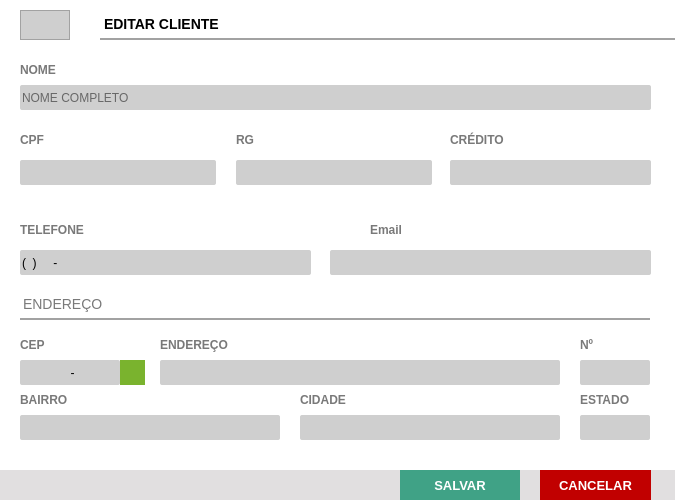
<?xml version="1.0" encoding="UTF-8"?>
<ui version="4.0">
 <class>Form_Edit_Clientes</class>
 <widget class="QFrame" name="Form_Edit_Clientes">
  <property name="windowModality">
   <enum>Qt::ApplicationModal</enum>
  </property>
  <property name="geometry">
   <rect>
    <x>0</x>
    <y>0</y>
    <width>675</width>
    <height>500</height>
   </rect>
  </property>
  <property name="minimumSize">
   <size>
    <width>675</width>
    <height>500</height>
   </size>
  </property>
  <property name="maximumSize">
   <size>
    <width>675</width>
    <height>500</height>
   </size>
  </property>
  <property name="windowTitle">
   <string>LC INFORMÁTICA| EDITAR CLIENTE</string>
  </property>
  <property name="windowIcon">
   <iconset>
    <normaloff>../../img/edit.jpg</normaloff>../../img/edit.jpg</iconset>
  </property>
  <property name="frameShape">
   <enum>QFrame::StyledPanel</enum>
  </property>
  <property name="frameShadow">
   <enum>QFrame::Raised</enum>
  </property>
  <widget class="QFrame" name="fr_FormClientes">
   <property name="geometry">
    <rect>
     <x>0</x>
     <y>0</y>
     <width>1000</width>
     <height>500</height>
    </rect>
   </property>
   <property name="styleSheet">
    <string notr="true">background: #FFF;
border: none</string>
   </property>
   <widget class="QLabel" name="lb_FormProdutos">
    <property name="geometry">
     <rect>
      <x>100</x>
      <y>10</y>
      <width>880</width>
      <height>30</height>
     </rect>
    </property>
    <property name="styleSheet">
     <string notr="true">QLabel{
font-size: 14px;
font-family: &quot;Arial&quot;;
font-weight: bold;

border-bottom: 2px solid #A2A2A2
}</string>
    </property>
    <property name="text">
     <string>EDITAR CLIENTE</string>
    </property>
   </widget>
   <widget class="QLineEdit" name="tx_Id">
    <property name="enabled">
     <bool>false</bool>
    </property>
    <property name="geometry">
     <rect>
      <x>20</x>
      <y>10</y>
      <width>50</width>
      <height>30</height>
     </rect>
    </property>
    <property name="styleSheet">
     <string notr="true">QLineEdit{
background: #CFCFCF;
border: 1px solid #A2A2A2;
color: #000;
font-size: 14px;
font-family: &quot;Arial&quot;;
font-weight: bold;

}</string>
    </property>
    <property name="text">
     <string/>
    </property>
    <property name="alignment">
     <set>Qt::AlignCenter</set>
    </property>
   </widget>
   <widget class="QLabel" name="lb_FormProdutos_2">
    <property name="geometry">
     <rect>
      <x>20</x>
      <y>60</y>
      <width>150</width>
      <height>20</height>
     </rect>
    </property>
    <property name="styleSheet">
     <string notr="true">QLabel{
font-size: 12px;
font-family: &quot;Arial Unicode MS&quot;;
font-weight: bold;
color: #797979
}</string>
    </property>
    <property name="text">
     <string>NOME</string>
    </property>
   </widget>
   <widget class="QLineEdit" name="tx_Nome">
    <property name="geometry">
     <rect>
      <x>20</x>
      <y>85</y>
      <width>631</width>
      <height>25</height>
     </rect>
    </property>
    <property name="focusPolicy">
     <enum>Qt::WheelFocus</enum>
    </property>
    <property name="styleSheet">
     <string notr="true">QLineEdit{
background: #CFCFCF;
border-radius: 2px;
color: #000;
font: 13px &quot;Arial&quot; ;

}
QLineEdit:Focus {
border: 1px solid red;
}</string>
    </property>
    <property name="placeholderText">
     <string>NOME COMPLETO</string>
    </property>
   </widget>
   <widget class="QLabel" name="lb_FormProdutos_3">
    <property name="geometry">
     <rect>
      <x>20</x>
      <y>130</y>
      <width>190</width>
      <height>20</height>
     </rect>
    </property>
    <property name="styleSheet">
     <string notr="true">QLabel{
font-size: 12px;
font-family: &quot;Arial Unicode MS&quot;;
font-weight: bold;
color: #797979
}</string>
    </property>
    <property name="text">
     <string>CPF</string>
    </property>
   </widget>
   <widget class="QLabel" name="lb_FormProdutos_4">
    <property name="geometry">
     <rect>
      <x>236</x>
      <y>130</y>
      <width>190</width>
      <height>20</height>
     </rect>
    </property>
    <property name="styleSheet">
     <string notr="true">QLabel{
font-size: 12px;
font-family: &quot;Arial Unicode MS&quot;;
font-weight: bold;
color: #797979
}</string>
    </property>
    <property name="text">
     <string>RG</string>
    </property>
   </widget>
   <widget class="QLineEdit" name="tx_Rg">
    <property name="geometry">
     <rect>
      <x>236</x>
      <y>160</y>
      <width>196</width>
      <height>25</height>
     </rect>
    </property>
    <property name="focusPolicy">
     <enum>Qt::WheelFocus</enum>
    </property>
    <property name="styleSheet">
     <string notr="true">QLineEdit{
background: #CFCFCF;
border-radius: 2px;
color: #000;
font: 13px &quot;Arial&quot; 
}
QLineEdit:Focus {
border: 1px solid red;
}</string>
    </property>
    <property name="inputMask">
     <string/>
    </property>
    <property name="text">
     <string/>
    </property>
    <property name="placeholderText">
     <string/>
    </property>
   </widget>
   <widget class="QLabel" name="lb_FormProdutos_8">
    <property name="geometry">
     <rect>
      <x>20</x>
      <y>290</y>
      <width>630</width>
      <height>30</height>
     </rect>
    </property>
    <property name="styleSheet">
     <string notr="true">QLabel{
font-size: 14px;
font-family: &quot;Arial&quot;;
font-weight: normal;

border-bottom: 2px solid #A2A2A2;
color: #797979
}</string>
    </property>
    <property name="text">
     <string>ENDEREÇO</string>
    </property>
   </widget>
   <widget class="QLineEdit" name="tx_Cep">
    <property name="geometry">
     <rect>
      <x>20</x>
      <y>360</y>
      <width>100</width>
      <height>25</height>
     </rect>
    </property>
    <property name="focusPolicy">
     <enum>Qt::WheelFocus</enum>
    </property>
    <property name="styleSheet">
     <string notr="true">QLineEdit{
background: #CFCFCF;
border-radius: 2px;
color: #000;
font: 13px &quot;Arial&quot; ;
text-transform: uppercase
}
QLineEdit:Focus {
border: 1px solid red;
}</string>
    </property>
    <property name="inputMask">
     <string>99999-999</string>
    </property>
    <property name="alignment">
     <set>Qt::AlignCenter</set>
    </property>
    <property name="placeholderText">
     <string>123456789</string>
    </property>
   </widget>
   <widget class="QLabel" name="lb_FormProdutos_10">
    <property name="geometry">
     <rect>
      <x>20</x>
      <y>335</y>
      <width>50</width>
      <height>20</height>
     </rect>
    </property>
    <property name="styleSheet">
     <string notr="true">QLabel{
font-size: 12px;
font-family: &quot;Arial Unicode MS&quot;;
font-weight: bold;
color: #797979
}</string>
    </property>
    <property name="text">
     <string>CEP</string>
    </property>
   </widget>
   <widget class="QFrame" name="fr_BotoesFormProdutos">
    <property name="geometry">
     <rect>
      <x>0</x>
      <y>470</y>
      <width>1000</width>
      <height>30</height>
     </rect>
    </property>
    <property name="styleSheet">
     <string notr="true">background:#E1DFE0;
border: none;</string>
    </property>
    <widget class="QPushButton" name="bt_Salvar">
     <property name="geometry">
      <rect>
       <x>400</x>
       <y>0</y>
       <width>120</width>
       <height>30</height>
      </rect>
     </property>
     <property name="font">
      <font>
       <family>Tahoma</family>
       <pointsize>10</pointsize>
       <weight>75</weight>
       <bold>true</bold>
      </font>
     </property>
     <property name="cursor">
      <cursorShape>PointingHandCursor</cursorShape>
     </property>
     <property name="focusPolicy">
      <enum>Qt::NoFocus</enum>
     </property>
     <property name="contextMenuPolicy">
      <enum>Qt::ActionsContextMenu</enum>
     </property>
     <property name="styleSheet">
      <string notr="true">QPushButton {
background-color: #40a286;
color: #FFF
 }
QPushButton:hover{
background-color: #7AB32E;
}</string>
     </property>
     <property name="text">
      <string>SALVAR</string>
     </property>
     <property name="icon">
      <iconset>
       <normaloff>:/salvar/salvar.png</normaloff>:/salvar/salvar.png</iconset>
     </property>
     <property name="iconSize">
      <size>
       <width>50</width>
       <height>25</height>
      </size>
     </property>
    </widget>
    <widget class="QPushButton" name="bt_Voltar">
     <property name="geometry">
      <rect>
       <x>540</x>
       <y>0</y>
       <width>111</width>
       <height>30</height>
      </rect>
     </property>
     <property name="font">
      <font>
       <family>Tahoma</family>
       <pointsize>10</pointsize>
       <weight>75</weight>
       <bold>true</bold>
      </font>
     </property>
     <property name="cursor">
      <cursorShape>PointingHandCursor</cursorShape>
     </property>
     <property name="focusPolicy">
      <enum>Qt::NoFocus</enum>
     </property>
     <property name="contextMenuPolicy">
      <enum>Qt::ActionsContextMenu</enum>
     </property>
     <property name="styleSheet">
      <string notr="true">QPushButton {
background-color: rgb(193, 0, 0);
color: #FFF
 }
QPushButton:hover{
background-color: rgb(255, 85, 0);
}</string>
     </property>
     <property name="text">
      <string>CANCELAR</string>
     </property>
     <property name="icon">
      <iconset>
       <normaloff>:/sair/delete_delete_exit_1577.png</normaloff>:/sair/delete_delete_exit_1577.png</iconset>
     </property>
     <property name="iconSize">
      <size>
       <width>75</width>
       <height>25</height>
      </size>
     </property>
    </widget>
   </widget>
   <widget class="QLineEdit" name="tx_Cpf">
    <property name="geometry">
     <rect>
      <x>20</x>
      <y>160</y>
      <width>196</width>
      <height>25</height>
     </rect>
    </property>
    <property name="focusPolicy">
     <enum>Qt::WheelFocus</enum>
    </property>
    <property name="styleSheet">
     <string notr="true">QLineEdit{
background: #CFCFCF;
border-radius: 2px;
color: #000;
font: 13px &quot;Arial&quot; 
}
QLineEdit:Focus {
border: 1px solid red;
}</string>
    </property>
    <property name="inputMask">
     <string/>
    </property>
    <property name="text">
     <string/>
    </property>
    <property name="placeholderText">
     <string/>
    </property>
   </widget>
   <widget class="QLabel" name="lb_FormProdutos_23">
    <property name="geometry">
     <rect>
      <x>370</x>
      <y>220</y>
      <width>190</width>
      <height>20</height>
     </rect>
    </property>
    <property name="styleSheet">
     <string notr="true">QLabel{
font-size: 12px;
font-family: &quot;Arial Unicode MS&quot;;
font-weight: bold;
color: #797979
}</string>
    </property>
    <property name="text">
     <string>Email</string>
    </property>
   </widget>
   <widget class="QLabel" name="lb_FormProdutos_24">
    <property name="geometry">
     <rect>
      <x>20</x>
      <y>220</y>
      <width>190</width>
      <height>20</height>
     </rect>
    </property>
    <property name="styleSheet">
     <string notr="true">QLabel{
font-size: 12px;
font-family: &quot;Arial Unicode MS&quot;;
font-weight: bold;
color: #797979
}</string>
    </property>
    <property name="text">
     <string>TELEFONE</string>
    </property>
   </widget>
   <widget class="QLineEdit" name="tx_Email">
    <property name="geometry">
     <rect>
      <x>330</x>
      <y>250</y>
      <width>321</width>
      <height>25</height>
     </rect>
    </property>
    <property name="focusPolicy">
     <enum>Qt::WheelFocus</enum>
    </property>
    <property name="styleSheet">
     <string notr="true">QLineEdit{
background: #CFCFCF;
border-radius: 2px;
color: #000;
font: 13px &quot;Arial&quot; ;

}
QLineEdit:Focus {
border: 1px solid red;
}</string>
    </property>
    <property name="placeholderText">
     <string/>
    </property>
   </widget>
   <widget class="QLineEdit" name="tx_Telefone">
    <property name="geometry">
     <rect>
      <x>20</x>
      <y>250</y>
      <width>291</width>
      <height>25</height>
     </rect>
    </property>
    <property name="focusPolicy">
     <enum>Qt::WheelFocus</enum>
    </property>
    <property name="styleSheet">
     <string notr="true">QLineEdit{
background: #CFCFCF;
border-radius: 2px;
color: #000;
font: 13px &quot;Arial&quot; 
}
QLineEdit:Focus {
border: 1px solid red;
}</string>
    </property>
    <property name="inputMask">
     <string>(00) 0000-0000</string>
    </property>
    <property name="placeholderText">
     <string/>
    </property>
   </widget>
   <widget class="QLabel" name="lb_FormProdutos_11">
    <property name="geometry">
     <rect>
      <x>160</x>
      <y>335</y>
      <width>250</width>
      <height>20</height>
     </rect>
    </property>
    <property name="styleSheet">
     <string notr="true">QLabel{
font-size: 12px;
font-family: &quot;Arial Unicode MS&quot;;
font-weight: bold;
color: #797979
}</string>
    </property>
    <property name="text">
     <string>ENDEREÇO</string>
    </property>
   </widget>
   <widget class="QLineEdit" name="tx_Endereco">
    <property name="geometry">
     <rect>
      <x>160</x>
      <y>360</y>
      <width>400</width>
      <height>25</height>
     </rect>
    </property>
    <property name="focusPolicy">
     <enum>Qt::WheelFocus</enum>
    </property>
    <property name="styleSheet">
     <string notr="true">QLineEdit{
background: #CFCFCF;
border-radius: 2px;
color: #000;
font: 13px &quot;Arial&quot; ;

}
QLineEdit:Focus {
border: 1px solid red;
}</string>
    </property>
    <property name="inputMask">
     <string/>
    </property>
    <property name="alignment">
     <set>Qt::AlignLeading|Qt::AlignLeft|Qt::AlignVCenter</set>
    </property>
    <property name="placeholderText">
     <string/>
    </property>
   </widget>
   <widget class="QLabel" name="lb_FormProdutos_12">
    <property name="geometry">
     <rect>
      <x>580</x>
      <y>335</y>
      <width>50</width>
      <height>20</height>
     </rect>
    </property>
    <property name="styleSheet">
     <string notr="true">QLabel{
font-size: 12px;
font-family: &quot;Arial Unicode MS&quot;;
font-weight: bold;
color: #797979
}</string>
    </property>
    <property name="text">
     <string>Nº</string>
    </property>
   </widget>
   <widget class="QLineEdit" name="tx_Numero">
    <property name="geometry">
     <rect>
      <x>580</x>
      <y>360</y>
      <width>70</width>
      <height>25</height>
     </rect>
    </property>
    <property name="focusPolicy">
     <enum>Qt::WheelFocus</enum>
    </property>
    <property name="styleSheet">
     <string notr="true">QLineEdit{
background: #CFCFCF;
border-radius: 2px;
color: #000;
font: 13px &quot;Arial&quot; ;

}
QLineEdit:Focus {
border: 1px solid red;
}</string>
    </property>
    <property name="inputMethodHints">
     <set>Qt::ImhNone</set>
    </property>
    <property name="inputMask">
     <string/>
    </property>
    <property name="alignment">
     <set>Qt::AlignLeading|Qt::AlignLeft|Qt::AlignVCenter</set>
    </property>
    <property name="placeholderText">
     <string/>
    </property>
   </widget>
   <widget class="QLineEdit" name="tx_Bairro">
    <property name="geometry">
     <rect>
      <x>20</x>
      <y>415</y>
      <width>260</width>
      <height>25</height>
     </rect>
    </property>
    <property name="focusPolicy">
     <enum>Qt::WheelFocus</enum>
    </property>
    <property name="styleSheet">
     <string notr="true">QLineEdit{
background: #CFCFCF;
border-radius: 2px;
color: #000;
font: 13px &quot;Arial&quot; ;

}
QLineEdit:Focus {
border: 1px solid red;
}</string>
    </property>
    <property name="inputMask">
     <string/>
    </property>
    <property name="alignment">
     <set>Qt::AlignLeading|Qt::AlignLeft|Qt::AlignVCenter</set>
    </property>
    <property name="placeholderText">
     <string/>
    </property>
   </widget>
   <widget class="QLabel" name="lb_FormProdutos_13">
    <property name="geometry">
     <rect>
      <x>20</x>
      <y>390</y>
      <width>120</width>
      <height>20</height>
     </rect>
    </property>
    <property name="styleSheet">
     <string notr="true">QLabel{
font-size: 12px;
font-family: &quot;Arial Unicode MS&quot;;
font-weight: bold;
color: #797979
}</string>
    </property>
    <property name="text">
     <string>BAIRRO</string>
    </property>
   </widget>
   <widget class="QLineEdit" name="tx_Cidade">
    <property name="geometry">
     <rect>
      <x>300</x>
      <y>415</y>
      <width>260</width>
      <height>25</height>
     </rect>
    </property>
    <property name="focusPolicy">
     <enum>Qt::WheelFocus</enum>
    </property>
    <property name="styleSheet">
     <string notr="true">QLineEdit{
background: #CFCFCF;
border-radius: 2px;
color: #000;
font: 13px &quot;Arial&quot; ;

}
QLineEdit:Focus {
border: 1px solid red;
}</string>
    </property>
    <property name="inputMask">
     <string/>
    </property>
    <property name="alignment">
     <set>Qt::AlignLeading|Qt::AlignLeft|Qt::AlignVCenter</set>
    </property>
    <property name="placeholderText">
     <string/>
    </property>
   </widget>
   <widget class="QLabel" name="lb_FormProdutos_14">
    <property name="geometry">
     <rect>
      <x>300</x>
      <y>390</y>
      <width>120</width>
      <height>20</height>
     </rect>
    </property>
    <property name="styleSheet">
     <string notr="true">QLabel{
font-size: 12px;
font-family: &quot;Arial Unicode MS&quot;;
font-weight: bold;
color: #797979
}</string>
    </property>
    <property name="text">
     <string>CIDADE</string>
    </property>
   </widget>
   <widget class="QLabel" name="lb_FormProdutos_15">
    <property name="geometry">
     <rect>
      <x>580</x>
      <y>390</y>
      <width>70</width>
      <height>20</height>
     </rect>
    </property>
    <property name="styleSheet">
     <string notr="true">QLabel{
font-size: 12px;
font-family: &quot;Arial Unicode MS&quot;;
font-weight: bold;
color: #797979
}</string>
    </property>
    <property name="text">
     <string>ESTADO</string>
    </property>
   </widget>
   <widget class="QLineEdit" name="tx_Estado">
    <property name="geometry">
     <rect>
      <x>580</x>
      <y>415</y>
      <width>70</width>
      <height>25</height>
     </rect>
    </property>
    <property name="focusPolicy">
     <enum>Qt::WheelFocus</enum>
    </property>
    <property name="styleSheet">
     <string notr="true">QLineEdit{
background: #CFCFCF;
border-radius: 2px;
color: #000;
font: 13px &quot;Arial&quot; ;

}
QLineEdit:Focus {
border: 1px solid red;
}</string>
    </property>
    <property name="inputMask">
     <string/>
    </property>
    <property name="alignment">
     <set>Qt::AlignLeading|Qt::AlignLeft|Qt::AlignVCenter</set>
    </property>
    <property name="placeholderText">
     <string/>
    </property>
   </widget>
   <widget class="QPushButton" name="bt_BuscaCep">
    <property name="geometry">
     <rect>
      <x>120</x>
      <y>360</y>
      <width>25</width>
      <height>25</height>
     </rect>
    </property>
    <property name="font">
     <font>
      <family>Arial</family>
      <pointsize>16</pointsize>
      <weight>75</weight>
      <bold>true</bold>
     </font>
    </property>
    <property name="styleSheet">
     <string notr="true">QPushButton{
background: #CFCFCF;
color: #FFF
}
QPushButton:hover{
	background-color: rgb(145, 145, 145);
}
image: url(:/pesquisar/fsdfs.png);</string>
    </property>
    <property name="text">
     <string/>
    </property>
    <property name="icon">
     <iconset>
      <normaloff>:/pesquisar/fsdfs.png</normaloff>:/pesquisar/fsdfs.png</iconset>
    </property>
    <property name="iconSize">
     <size>
      <width>30</width>
      <height>30</height>
     </size>
    </property>
   </widget>
   <widget class="QPushButton" name="bt_BuscaCep_2">
    <property name="geometry">
     <rect>
      <x>120</x>
      <y>360</y>
      <width>25</width>
      <height>25</height>
     </rect>
    </property>
    <property name="font">
     <font>
      <family>Arial</family>
      <pointsize>16</pointsize>
      <weight>75</weight>
      <bold>true</bold>
     </font>
    </property>
    <property name="styleSheet">
     <string notr="true">QPushButton{
background: #7AB32E;
color: #FFF
}
QPushButton:hover{
background-color: #40a286
}</string>
    </property>
    <property name="text">
     <string/>
    </property>
   </widget>
   <widget class="QLineEdit" name="tx_Credito">
    <property name="geometry">
     <rect>
      <x>450</x>
      <y>160</y>
      <width>201</width>
      <height>25</height>
     </rect>
    </property>
    <property name="focusPolicy">
     <enum>Qt::WheelFocus</enum>
    </property>
    <property name="styleSheet">
     <string notr="true">QLineEdit{
background: #CFCFCF;
border-radius: 2px;
color: #000;
font: 13px &quot;Arial&quot; ;

}
QLineEdit:Focus {
border: 1px solid red;
}</string>
    </property>
    <property name="placeholderText">
     <string/>
    </property>
   </widget>
   <widget class="QLabel" name="lb_FormProdutos_25">
    <property name="geometry">
     <rect>
      <x>450</x>
      <y>130</y>
      <width>190</width>
      <height>20</height>
     </rect>
    </property>
    <property name="styleSheet">
     <string notr="true">QLabel{
font-size: 12px;
font-family: &quot;Arial Unicode MS&quot;;
font-weight: bold;
color: #797979
}</string>
    </property>
    <property name="text">
     <string>CRÉDITO</string>
    </property>
   </widget>
  </widget>
 </widget>
 <tabstops>
  <tabstop>tx_Id</tabstop>
  <tabstop>tx_Nome</tabstop>
  <tabstop>tx_Cpf</tabstop>
  <tabstop>tx_Rg</tabstop>
  <tabstop>tx_Telefone</tabstop>
  <tabstop>tx_Email</tabstop>
  <tabstop>tx_Cep</tabstop>
  <tabstop>bt_BuscaCep</tabstop>
  <tabstop>tx_Endereco</tabstop>
  <tabstop>tx_Numero</tabstop>
  <tabstop>tx_Bairro</tabstop>
  <tabstop>tx_Cidade</tabstop>
  <tabstop>tx_Estado</tabstop>
 </tabstops>
 <resources>
  <include location="../Icones/icones.qrc"/>
 </resources>
 <connections/>
</ui>
